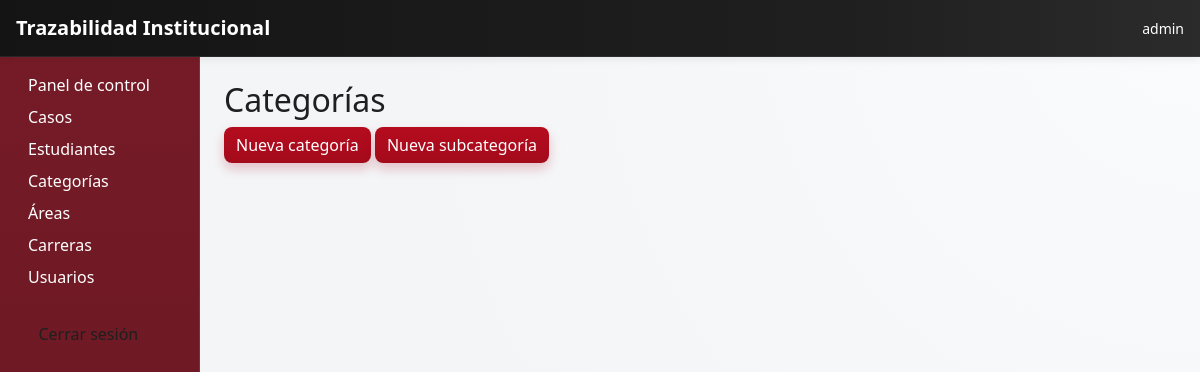
/cases/categories/ (signed in), run on an earlier commit of the app's database.
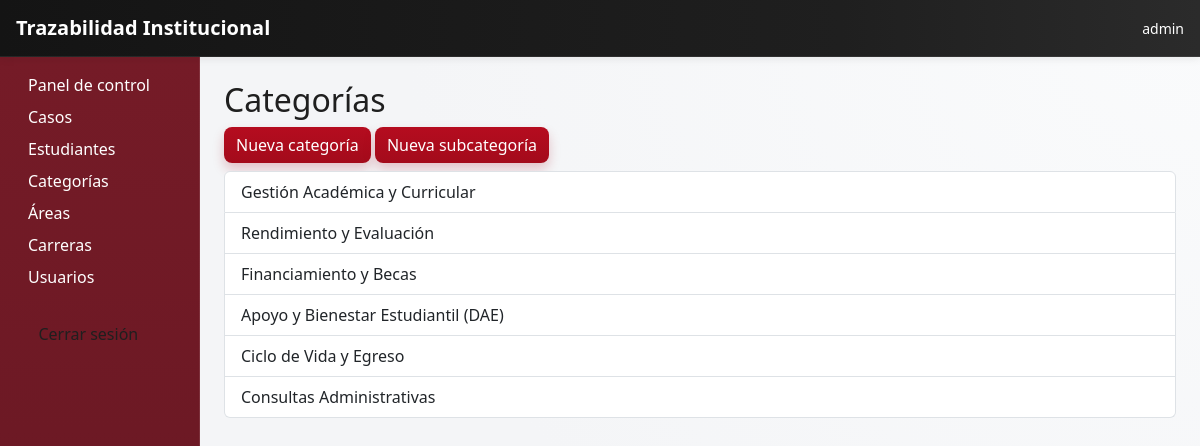
And on a later commit of the database.
### cases/models.py (models this page shows, shortened)
class CaseCategory(models.Model):
    name = models.CharField(max_length=120, unique=True)

### cases/views.py (the view)
# urls.py: path('categories/', CategoryListView.as_view(), name='category-list'),
class CategoryListView(LoginRequiredMixin, ListView):
    model = CaseCategory
    template_name = 'cases/category_list.html'
    context_object_name = 'categories'

### templates/cases/category_list.html
{% extends 'base.html' %}
{% block content %}
<h2>Categorías</h2>
<a class="btn btn-main mb-2" href="{% url 'cases:category-create' %}">Nueva categoría</a>
<a class="btn btn-main mb-2" href="{% url 'cases:subcategory-create' %}">Nueva subcategoría</a>
<ul class="list-group">{% for c in categories %}<li class="list-group-item">{{ c.name }}</li>{% endfor %}</ul>
{% endblock %}

### templates/base.html (shortened to what this page needs)
{% load static %}
<!doctype html>
<html lang="es">
<head>
  <link href="https://cdn.jsdelivr.net/npm/bootstrap@5.3.3/dist/css/bootstrap.min.css" rel="stylesheet">
  <link rel="stylesheet" href="{% static 'css/style.css' %}">
</head>
<body>
  {% if user.is_authenticated %}
    {% include 'partials/navbar.html' %}
    <div class="container-fluid">
      <div class="row">
        <aside class="col-lg-2 sidebar-wrapper d-none d-lg-block">{% include 'partials/sidebar.html' %}</aside>
        <main class="col-12 col-lg-10 p-4">{% include 'partials/messages.html' %}{% block content %}{% endblock %}</main>
      </div>
    </div>
  {% else %}
    {% block auth_content %}{% endblock %}
  {% endif %}
</body>
</html>

### templates/partials/navbar.html
<nav class="navbar navbar-expand-lg navbar-dark app-navbar px-3">
  <a class="navbar-brand fw-bold" href="{% url 'dashboard:home' %}">Trazabilidad Institucional</a>
  <div class="ms-auto text-white small">{{ request.user.get_full_name|default:request.user.username }}</div>
</nav>

### templates/partials/sidebar.html (shortened to what this page needs)
<div class="sidebar p-3 h-100">
  <a href="{% url 'dashboard:home' %}" class="d-block mb-2">Panel de control</a>
  <a href="{% url 'cases:list' %}" class="d-block mb-2">Casos</a>
  <a href="{% url 'students:list' %}" class="d-block mb-2">Estudiantes</a>
  <a href="{% url 'cases:category-list' %}" class="d-block mb-2">Categorías</a>
  <a href="{% url 'organization:areas' %}" class="d-block mb-2">Áreas</a>
  <a href="{% url 'organization:careers' %}" class="d-block mb-2">Carreras</a>
  <a href="{% url 'accounts:user-create' %}" class="d-block mb-2">Usuarios</a>
  <form method="post" action="{% url 'logout' %}" class="mt-4">
    <button type="submit" class="sidebar-link logout-btn">
      Cerrar sesión
    </button>
  </form>
</div>

### static/css/style.css (style rules this page uses)
:root { --c-dark: #1f1f1f; --c-primary: #a30b1b; --c-primary-strong: #8a0917; --c-white: #ffffff; --c-accent: #701d28; --c-gray: #707070; --c-bg: #f4f5f7; --c-surface: #ffffff; --c-border: #e8eaef; --shadow-sm: 0 2px 8px rgba(31, 31, 31, 0.08); --shadow-md: 0 10px 24px rgba(31, 31, 31, 0.12); --radius-sm: 0.5rem; --radius-md: 0.8rem; --radius-lg: 1rem; --transition: 180ms ease; }
* { box-sizing: border-box; }
body { background: radial-gradient(circle at top right, #fafbfc 0%, var(--c-bg) 55%); color: var(--c-dark); text-rendering: optimizeLegibility; -webkit-font-smoothing: antialiased; }
.app-navbar { background: linear-gradient(90deg, #141414 0%, var(--c-dark) 70%, #2b2b2b 100%); border-bottom: 1px solid rgba(255, 255, 255, 0.08); box-shadow: var(--shadow-sm); }
.sidebar-wrapper { background: linear-gradient(180deg, #751b27 0%, #651722 100%); min-height: calc(100vh - 56px); border-right: 1px solid rgba(255, 255, 255, 0.1); }
.sidebar a { color: var(--c-white); text-decoration: none; }
.sidebar-link, .logout-btn { display: block; width: 100%; margin-bottom: 0.5rem; padding: 0.55rem 0.65rem; border-radius: var(--radius-sm); background: transparent; border: none; text-align: left; text-decoration: none; color: inherit; cursor: pointer; transition: background-color var(--transition), transform var(--transition), opacity var(--transition); }
.logout-btn { margin-top: 1rem; }
.btn-main { background: linear-gradient(180deg, #b50c1f 0%, var(--c-primary) 100%); color: var(--c-white); border: none; border-radius: var(--radius-sm); box-shadow: 0 6px 12px rgba(163, 11, 27, 0.22); transition: transform var(--transition), box-shadow var(--transition), background-color var(--transition); }

What changed in the data, as far as the page shows it:
added CaseCategory: name "Gestión Académica y Curricular"
added CaseCategory: name "Rendimiento y Evaluación"
added CaseCategory: name "Financiamiento y Becas"
added CaseCategory: name "Apoyo y Bienestar Estudiantil (DAE)"
added CaseCategory: name "Ciclo de Vida y Egreso"
added CaseCategory: name "Consultas Administrativas"
